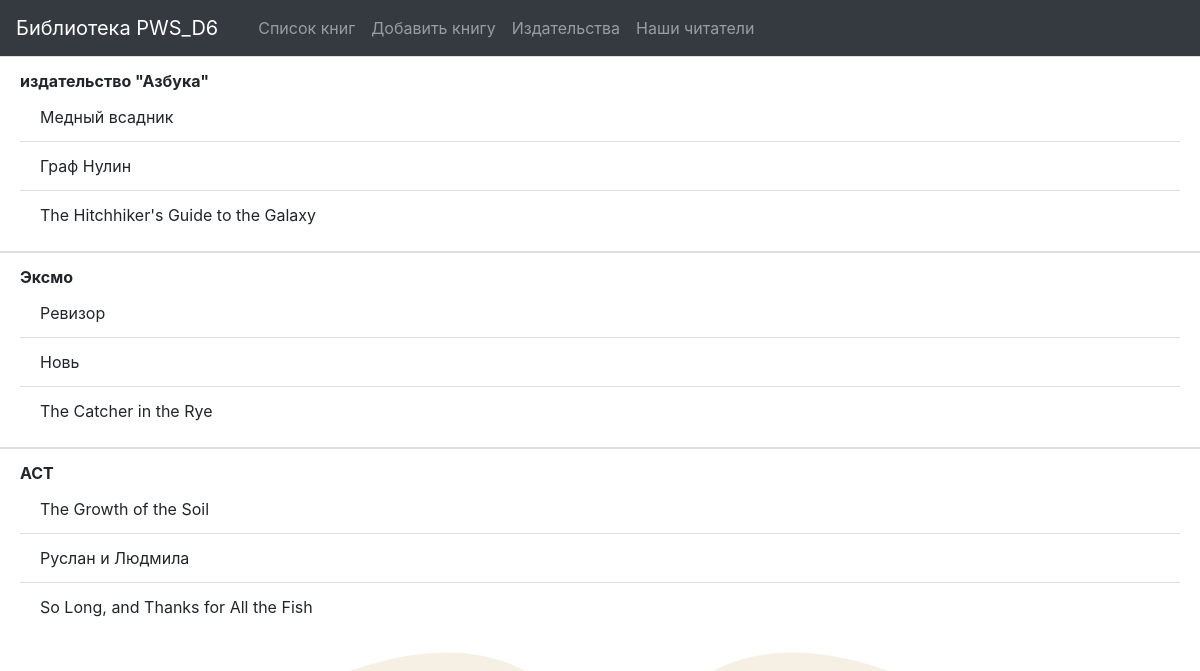
Screenshot of /publishers/ with the database file from the repository.
### p_library/models.py (models this page shows, shortened)
class Publisher(models.Model):
    pub_name = models.TextField()

class Book(models.Model):
    ISBN = models.CharField(max_length=13)
    title = models.TextField()
    cover = models.ImageField(upload_to='images', height_field='cover_height', width_field='cover_width', max_length=100)
    cover_height = models.PositiveIntegerField()
    cover_width = models.PositiveIntegerField()
    description = models.TextField()
    year_release = models.SmallIntegerField()
    author = models.ForeignKey(Author, on_delete=models.CASCADE)
    publisher = models.ForeignKey(Publisher, null=True, on_delete=models.SET_NULL)
    price = models.DecimalField(max_digits=6, decimal_places=2)
    copy_count = models.PositiveSmallIntegerField(default=1)
    reader = models.ForeignKey(
        'Reader', on_delete=models.SET_NULL,
        null=True, blank=True,
        default='',
        related_name='get_book')

### p_library/views.py (the view)
# urls.py: path('publishers/', views.pub_list),
def pub_list(request):
    template = loader.get_template('publishers.html')
    publishers = Publisher.objects.all()
    books = Book.objects.all()
    pub_data = {
        "publishers": publishers,
        "books": books,
    }
    return HttpResponse(template.render(pub_data))

### p_library/templates/publishers.html (shortened to what this page needs)
{% extends "base.html" %}
{% block content %}
{% for pub in publishers %}
<ul class="list-group list-group-flush font-weight-bold">
    <li class="list-group-item"> {{ pub.pub_name }}
        <ul class="list-group list-group-flush font-weight-normal">
        {% for book in pub.book_set.all %}
            <li class="list-group-item"> {{ book.title }}</li>
        {% endfor %}
        </ul>
    </li>
</ul>
{% endfor %}
{% endblock %}

### static/css/style.css (style rules this page uses)
body { background: url('./img/back.jpg'); background-size: cover; }

### rows the page displays
Publisher: pub_name "издательство \"Азбука\""
Book: title "Медный всадник"
Book: title "Граф Нулин"
Book: title "The Hitchhiker's Guide to the Galaxy"
Publisher: pub_name "Эксмо"
Book: title "Ревизор"
Book: title "Новь"
Book: title "The Catcher in the Rye"
Publisher: pub_name "АСТ"
Book: title "The Growth of the Soil"
Book: title "Руслан и Людмила"
Book: title "So Long, and Thanks for All the Fish"
